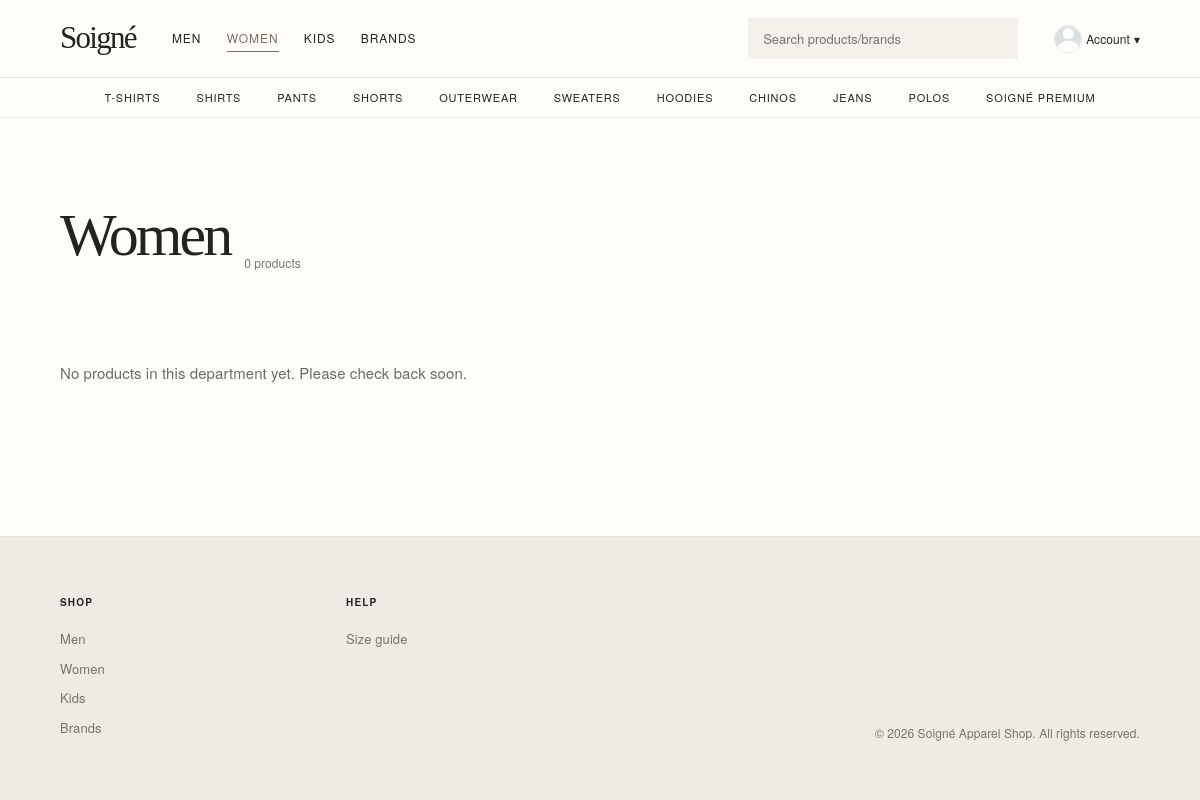
The page /department.php?dept=women (signed in) on the database as committed earlier.
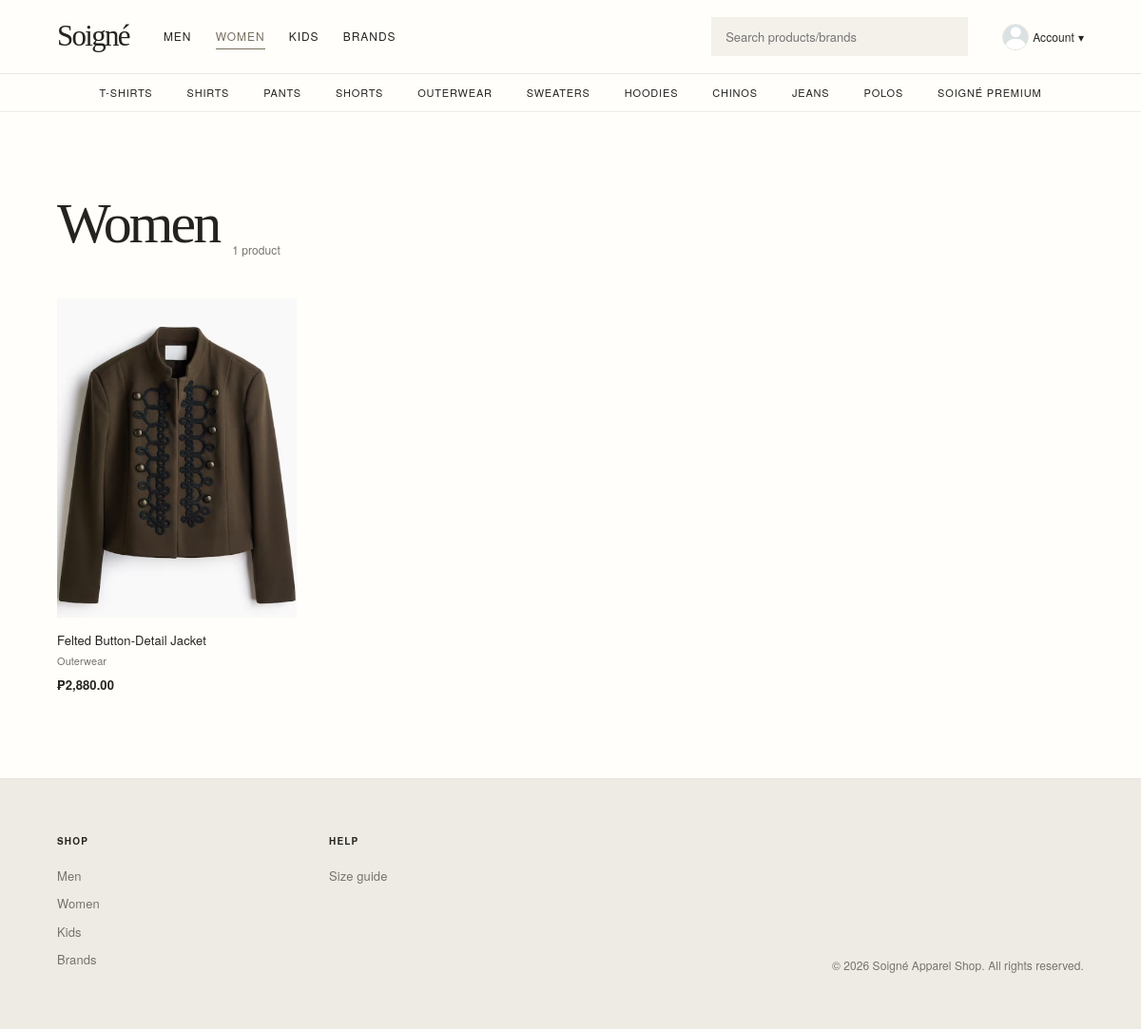
The same page on the database as committed later.
### tables this page shows
CREATE TABLE product_colors (
  product_color_id INT AUTO_INCREMENT PRIMARY KEY,
  product_id       INT         NOT NULL,
  color            VARCHAR(80) NOT NULL,
  image            VARCHAR(255),
  FOREIGN KEY (product_id) REFERENCES products(product_id),
  UNIQUE KEY uniq_product_color (product_id, color)
);

CREATE TABLE products (
  product_id  INT AUTO_INCREMENT PRIMARY KEY,
  supplier_id INT NOT NULL,
  name        VARCHAR(150)  NOT NULL,
  category_id INT NULL,
  department  ENUM('men','women','kids') NOT NULL DEFAULT 'men',
  price       DECIMAL(10,2) NOT NULL,
  description TEXT,
  created_at  DATETIME DEFAULT CURRENT_TIMESTAMP,
  INDEX idx_department (department),
  INDEX idx_products_category_id (category_id),
  FOREIGN KEY (supplier_id) REFERENCES suppliers(supplier_id),
  FOREIGN KEY (category_id) REFERENCES categories(category_id)
    ON UPDATE CASCADE
    ON DELETE SET NULL
);

CREATE TABLE categories (
  category_id INT AUTO_INCREMENT PRIMARY KEY,
  name        VARCHAR(50) NOT NULL UNIQUE
);

### includes/color_images.php (called while the page is built)
<?php
$images_by_color = [];
$image_color_ids = array_filter(array_map('intval', $image_color_ids));
if ($image_color_ids) {
    $image_id_list = implode(',', $image_color_ids);
    $image_result = mysqli_query($conn,
        "SELECT product_color_id, image_path
         FROM product_color_images
         WHERE product_color_id IN ($image_id_list)
         ORDER BY sort_order, image_id"
    );
    while ($image_row = mysqli_fetch_assoc($image_result)) {
        $images_by_color[$image_row['product_color_id']][] = $image_row['image_path'];
    }
}

### includes/product_grid.php (the view, shortened to what this page needs)
<?php
$empty_message = $empty_message ?? 'No products found.';
?>
<?php if (empty($products)) { ?>
  <p class="dept-empty"><?php echo htmlspecialchars($empty_message); ?></p>
<?php } else { ?>
  <?php
  $image_color_ids = array_column($products, 'first_color_id');
  include('includes/color_images.php');
  ?>
  <div class="dept-grid">
    <?php foreach ($products as $product) { ?>
      <?php $card_images = $images_by_color[(int)($product['first_color_id'] ?? 0)] ?? []; ?>
      <article class="dept-card">
        <div class="dept-img">
          <?php if ($card_images) { ?>
            <?php $image_path = $card_images[0]; ?>
            <a class="product-image-tile" href="<?php echo BASE_URL; ?>product.php?id=<?php echo (int)$product['product_id']; ?>"
               aria-label="View <?php echo htmlspecialchars($product['name'], ENT_QUOTES, 'UTF-8'); ?>">
              <img src="<?php echo BASE_URL; ?>images/<?php echo htmlspecialchars($image_path, ENT_QUOTES, 'UTF-8'); ?>"
                   alt="<?php echo htmlspecialchars($product['name']); ?>" loading="lazy">
            </a>
          <?php } ?>
        </div>
        <a class="dept-name" href="<?php echo BASE_URL; ?>product.php?id=<?php echo (int)$product['product_id']; ?>"><?php echo htmlspecialchars($product['name']); ?></a>
        <p class="dept-meta">
          <?php echo htmlspecialchars($product['category'] ?? ''); ?>
        </p>
        <p class="dept-price"><?php if (($_SESSION['role'] ?? '') == 'vip') { ?><span class="premium-product-price"><del>₱<?php echo number_format($product['price'], 2); ?></del> <strong>₱<?php echo number_format($product['price'] * 0.90, 2); ?></strong><small>VIP 10% off</small></span><?php } else { echo '₱' . number_format($product['price'], 2); } ?></p>
      </article>
    <?php } ?>
  </div>
<?php } ?>

### department.php (shortened to what this page needs)
<?php
include_once ('includes/config.php');
$dept = $_GET['dept'] ?? '';
$allowed = ['men' => 'Men', 'women' => 'Women', 'kids' => 'Kids'];
$dept_label = $allowed[$dept];
$products_sql = "SELECT p.product_id, p.name, p.price, c.name AS category,
             pc.product_color_id AS first_color_id,
             (SELECT COUNT(*) FROM product_colors WHERE product_id = p.product_id) AS color_count
      FROM products p
      LEFT JOIN categories c ON c.category_id = p.category_id
      LEFT JOIN product_colors pc
        ON pc.product_color_id = (SELECT MIN(product_color_id) FROM product_colors WHERE product_id = p.product_id)
      WHERE p.department = ?
      ORDER BY p.product_id DESC";
$products_result = mysqli_execute_query($conn, $products_sql, [$dept]);
$products = mysqli_fetch_all($products_result, MYSQLI_ASSOC);
include_once ('includes/header.php');
?>
<main class="dept-page">
  <div class="dept-head">
    <h1><?php echo htmlspecialchars($dept_label); ?></h1>
    <p class="dept-count"><?php echo count($products); ?> product<?php echo count($products) === 1 ? '' : 's'; ?></p>
  </div>
  <?php
  $empty_message = 'No products in this department yet. Please check back soon.';
  include("includes/product_grid.php");
  ?>
</main>
<?php include_once ('includes/footer.php'); ?>

Rows that differ between the two databases and show on the page:
now on this page (row edited): product_colors: product.name "Felted Button-Detail Jacket", categories.name "Outerwear", product.price "2,880.00"
Other text that changed with them:
count($products): "0" → "1"
$empty_message: "No products in this department yet. Please check back soon." → (not shown)
text no longer shown: "s"
